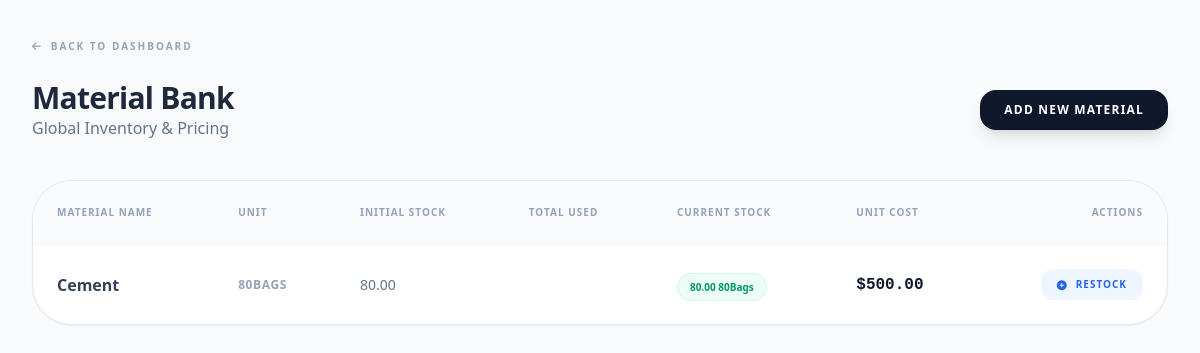
The page /materials/ (signed in) on the database as committed earlier.
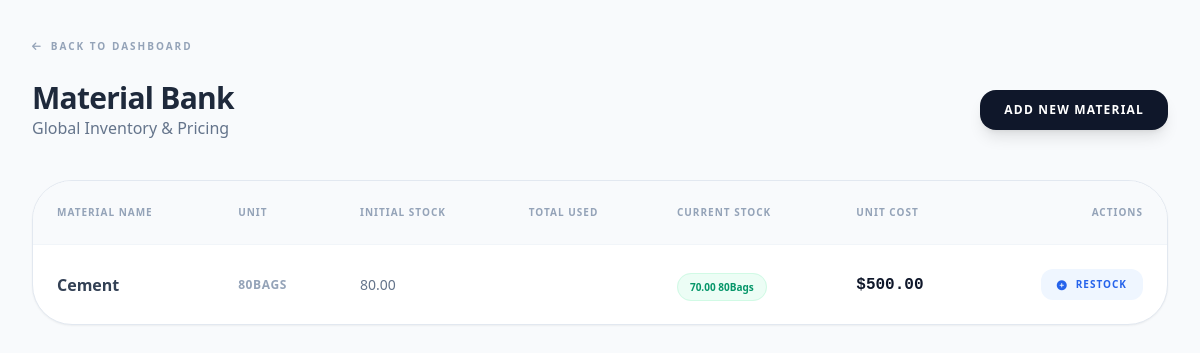
The same page on the database as committed later.
### materials/models.py (models this page shows, shortened)
class Material(models.Model):
    name = models.CharField(max_length=100)
    unit = models.CharField(max_length=20)
    initial_stock = models.FloatField(default=0)
    stock = models.FloatField(default=0)
    cost_per_unit = models.DecimalField(max_digits=12, decimal_places=2)

### materials/views.py (the view, shortened to what this page needs)
# urls.py: path('', views.material_bank, name='material_home'),
@login_required
@user_passes_test(can_manage_materials)
def material_bank(request):
    materials = Material.objects.all().order_by('name')
    return render(request, 'materials/material_list.html', {'materials': materials})

### materials/views.py (called while the page is built)
def can_manage_materials(user):
    return user.role and user.role.name in ['Admin', 'Project Manager', 'Contractor']

### materials/templates/materials/material_list.html (shortened to what the changed rows need)
<!DOCTYPE html>
<html lang="en">
<head>
    <script src="https://cdn.tailwindcss.com"></script>
    <link href="https://cdnjs.cloudflare.com/ajax/libs/font-awesome/6.0.0/css/all.min.css" rel="stylesheet">
</head>
<body class="bg-slate-50 p-8">
    <div class="max-w-6xl mx-auto">
        <div class="flex justify-between items-center mb-10">
            <div>
                <h1 class="text-3xl font-black text-slate-800 tracking-tight">Material Bank</h1>
            </div>
        </div>
        <div class="bg-white rounded-[2.5rem] border border-slate-200 shadow-sm overflow-hidden">
            <table class="w-full text-left">
                <thead class="bg-slate-50 border-b border-slate-100">
                    <tr>
                        <th class="p-6 text-[10px] font-black uppercase text-slate-400 tracking-widest">Material Name</th>
                        <th class="p-6 text-[10px] font-black uppercase text-slate-400 tracking-widest">Unit</th>
                        <th class="p-6 text-[10px] font-black uppercase text-slate-400 tracking-widest">Initial Stock</th>
                        <th class="p-6 text-[10px] font-black uppercase text-slate-400 tracking-widest text-red-400">Total Used</th>
                        <th class="p-6 text-[10px] font-black uppercase text-slate-400 tracking-widest text-emerald-500">Current Stock</th>
                        <th class="p-6 text-[10px] font-black uppercase text-slate-400 tracking-widest">Unit Cost</th>
                        <th class="p-6 text-[10px] font-black uppercase text-slate-400 tracking-widest text-right">Actions</th>
                    </tr>
                </thead>
                <tbody class="divide-y divide-slate-50">
                    {% for mat in materials %}
                    <tr class="hover:bg-slate-50/50 transition-colors group">
                        <td class="p-6">
                            <p class="font-bold text-slate-700">{{ mat.name }}</p>
                        </td>
                        <td class="p-6 text-xs text-slate-400 font-bold uppercase tracking-wider">
                            {{ mat.unit }}
                        </td>
                        <td class="p-6 text-sm font-medium text-slate-500">
                            {{ mat.initial_stock|floatformat:2 }}
                        </td>
                        <td class="p-6">
                        </td>
                        <td class="p-6">
                            <span class="px-3 py-1.5 {% if mat.stock < 10 %}bg-red-50 text-red-600 border border-red-100{% else %}bg-emerald-50 text-emerald-600 border border-emerald-100{% endif %} rounded-full text-[10px] font-black">
                                {{ mat.stock|floatformat:2 }} {{ mat.unit }}
                            </span>
                        </td>
                        <td class="p-6 font-mono font-bold text-slate-900">
                            ${{ mat.cost_per_unit|floatformat:2 }}
                        </td>
                        <td class="p-6 text-right">
                            {% if request.user.role.name != 'Contractor' %}
                            <a href="{% url 'materials:update_stock' mat.id %}"
                            class="inline-flex items-center bg-blue-50 text-blue-600 px-4 py-2 rounded-xl text-[10px] font-black uppercase tracking-widest hover:bg-blue-600 hover:text-white transition-all">
                                <i class="fas fa-plus-circle mr-2"></i> Restock
                            </a>
                            {% else %}
                            <span class="text-[9px] font-bold text-slate-300 uppercase italic">View Only</span>
                            {% endif %}
                        </td>
                    </tr>
                    {% endfor %}
                </tbody>
            </table>
        </div>
    </div>
</body>
</html>

Rows that differ between the two databases and show on the page:
changed Material "Cement": stock "80.00" → "70.00"
